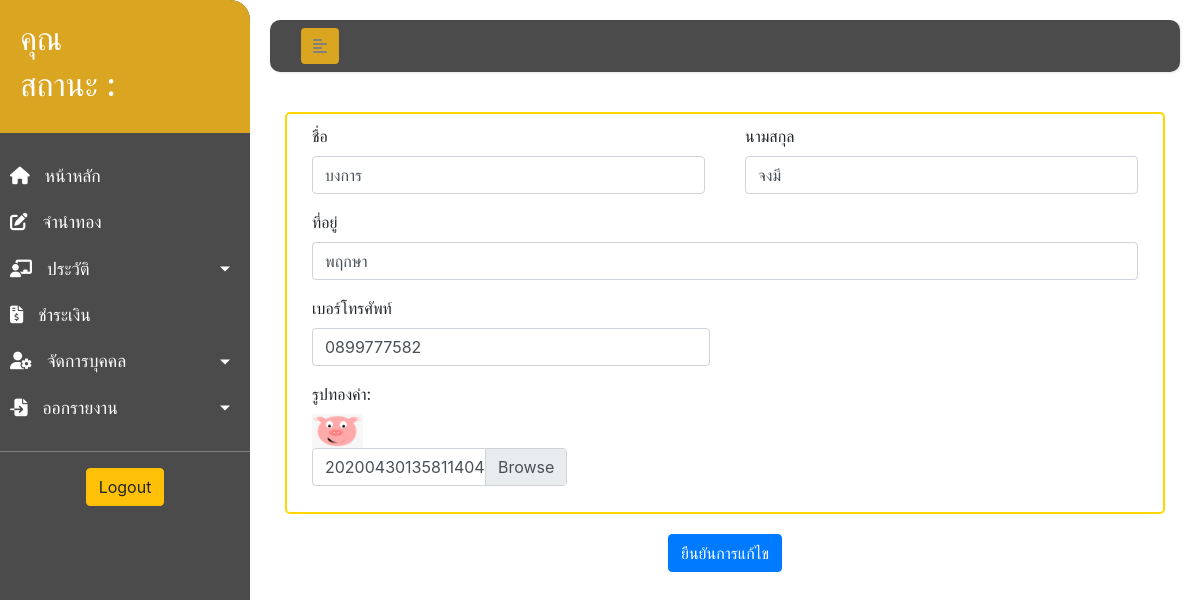
Screenshot of /editcus.php?cus_id=1 with the database file from the repository.
### tables this page shows
CREATE TABLE `customer` (
  `CusID` int(10) NOT NULL,
  `CusFname` varchar(255) NOT NULL,
  `CusLname` varchar(255) NOT NULL,
  `CusAddress` varchar(255) NOT NULL,
  `Tel` int(12) NOT NULL,
  `CusImg` varchar(255) NOT NULL
);

### editcus.php (the view, shortened to what this page needs)
<?php
    include_once('config.php');
?>
<!DOCTYPE html>
<html lang="en">
<head>
    <link rel="stylesheet" href="css/css.css">
    <link rel="stylesheet" href="https://stackpath.bootstrapcdn.com/bootstrap/4.1.3/css/bootstrap.min.css">
</head>
<body>
    <div class="wrapper">
        <nav id="sidebar">
            <div class="sidebar-header">
                    <h2>คุณ <?php echo $_SESSION['fname']; ?></h2>
                    <h2>สถานะ :  <?php echo $_SESSION['position']; ?></h2>
            </div>
            <ul class="list-unstyled components">
                <li>
                    <a href="index.php">
                        <i class="fas fa-home"></i>
                        หน้าหลัก
                    </a>
                </li>
                <li>
                    <a href="pawngold.php">
                        <i class="fas fa-edit"></i>
                        จำนำทอง
                    </a>
                </li>
                <li>
                    <a href="#infoSubmenu" data-toggle="collapse" aria-expanded="false" class="dropdown-toggle">
                        <i class="fas fa-chalkboard-teacher"></i>
                        ประวัติ
                    </a>
                </li>
                <li>
                    <a href="payment.php">
                        <i class="fas fa-file-invoice-dollar"></i>
                        ชำระเงิน
                    </a>
                </li>
                <li>
                    <a href="#userSubmenu" data-toggle="collapse" aria-expanded="false" class="dropdown-toggle">
                        <i class="fas fa-user-cog"></i>
                        จัดการบุคคล
                    </a>
                </li>
                <li>
                    <a href="#reportSubmenu" data-toggle="collapse" aria-expanded="false" class="dropdown-toggle">
                        <i class="fas fa-file-import"></i>
                        ออกรายงาน
                    </a>
                </li>
            </ul>
            <div class="logout">
                <a href="logout.php">
                    <input type="submit" class="btn btn-warning" name="logout" value="Logout"><br>
                </a>
            </div>
        </nav>
        <div id="content">
            <nav class="navbar navbar-expand-lg ">
                <div class="container-fluid">
                    <button type="button" id="sidebarCollapse" class="btn">
                        <i class="fas fa-align-left"></i>
                    </button>
                </div>
            </nav>
        <div class="container">
        <form class="main-form needs-validation" action='updatecus.php' method="post"  name="updatecus" id="updatecus" enctype="multipart/form-data" novalidate>
            <?php
                    $cus_id = mysqli_real_escape_string($conn,$_GET['cus_id']);
                    $query = "select * FROM customer WHERE CusID='$cus_id' ";
                    $result = mysqli_query($conn, $query) or die ("Error in query:$query " . mysqli_error($result));
                    $row = mysqli_fetch_array($result);
                    $update_CusFname = $row['CusFname'];
                    $update_CusLname = $row['CusLname'] ;
                    $update_CusAddress = $row['CusAddress'];
                    $update_Tel = $row['Tel'];
                    $update_CusImg = $row['CusImg'];
            ?>
            <div class="customform">
            <div class="form-row">
                    <div class="col ">
                            <div class="form-group col-md-12 ">
                                <label for="firstname">ชื่อ </label>
                                <input type="text" name="firstname" id="firstname" class="form-control" required value="<?=$update_CusFname;?>" >
                            </div>
                    </div>
                    <div class="col ">
                            <div class="form-group col-md-12">
                                <label for="lastname">นามสกุล </label>
                                <input type="text" name="lastname" id="lastname" class="form-control" required value="<?php echo $update_CusLname ?>">
                            </div>
                    </div>
                </div>
                <div class="form-group col-md-12">
                        <label for="address">ที่อยู่ </label>
                        <input type="text" name="address" id="address" class="form-control" required value="<?php echo  $update_CusAddress ?>">
                </div>
                <div class="form-group col-md-6">
                        <label for="tel">เบอร์โทรศัพท์ </label>
                        <input type="tel" name="tel" id="tel" class="form-control" pattern="^0([8|9|6])([0-9]{8}$)" required value="0<?php echo $update_Tel ?>">
                </div>
                <div class="form-group col-md-4 ">
                <label for="UserPicture">รูปทองคำ:</label>
                <br>
                <img src= "cusimg/<?php echo $row["CusImg"];?>" width="20%" height="20%">
                <div class="col-md-12">
                    <label class="custom-file-label" for="UserPicture" ><?php echo $update_CusImg?></label>
                </div>
            </div>
            </div>
                    <div class="pawncard">
                        <button class="btn btn-primary" type="submit" name="update_data" value="Update">ยืนยันการแก้ไข</button>
                    </div>
                    </form>
        </div>
        </div>
    </div>
</body>
</html>

### css/css.css (style rules this page uses)
* { list-style: none; }
body { font-family: 'Kanit', sans-serif; font-family: 'Roboto Slab', serif; background: #fafafa; text-decoration: none; }
a, a:hover, a:focus { color: inherit; text-decoration: none; transition: all 0.3s; }
.navbar { padding: 15px 10px; background: #4b4b4b; border: none; border-radius: 10px; margin-bottom: 40px; box-shadow: 1px 1px 3px rgba(0, 0, 0, 0.1); }
.navbar .btn { box-shadow: none; outline: none !important; border: none; background: goldenrod; color: gray; }
.wrapper { display: flex; align-items: stretch; width: 100%; height: 100%; }
#sidebar { min-width: 250px; max-width: 250px; background: #4b4b4b; color: #fff; transition: all 0.3s; border-top-right-radius: 20px; border-bottom-right-radius: 20px; }
#sidebar ul li a { text-align: left; }
#sidebar .sidebar-header { padding: 20px; background: goldenrod; border-top-right-radius: 20px; }
#sidebar ul.components { padding: 20px 0; border-bottom: 1px solid gray; }
#sidebar ul li a { padding: 10px; font-size: 1.1em; display: block; color: #fff; }
#sidebar ul li a i { margin-right: 10px; }
a[data-toggle="collapse"] { position: relative; }
.dropdown-toggle::after { display: block; position: absolute; top: 50%; right: 20px; transform: translateY(-50%); }
#content { width: 100%; padding: 20px; min-height: 100vh; transition: all 0.3s ease; }
.container .customform { padding: 10px; border: 2px solid gold; border-radius: 5px; }
.container .pawncard { text-align: center; margin: 20px; }
.logout { text-align: center; }

### rows the page displays
customer: firstname "บงการ", lastname "จงมี", address "พฤกษา", tel "0899777582", CusImg (picture), CusImg "202004301358114046.png"
